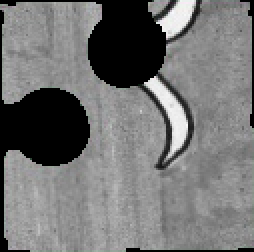
#> input picture segmented/piece_0.png, 127 x 126 px (shown 2 times larger); its folder holds 4 pictures in this run
$ python test_circle.py
#> lines starting #> are read from the running program, lines starting #| are printed output that depends on the picture; after the words box and inside, x2 and y2 are one past the last pixel; in counts of white or black regions, pixels touching at a corner belong together; long printed decimals are rounded
# test circle.py
import copy
import cv2 as cv
import numpy as np
import math
from matplotlib import pyplot as plt #import function library which will be used
import scipy.signal

for k in range(16):
	# part1 expand pieces to prepare for further processing
	pattern = cv.imread('./segmented/piece_'+str(k)+'.png')
#> pattern is the input picture: shape (126, 127, 3); mean B, G, R 115.7, 115.9, 115.7
	base = cv.imread('./segmented/piece_'+str(k)+'.png')
	rows = pattern.shape[0]
#> rows = 126
	cols = pattern.shape[1]
#> cols = 127
	pattern1=np.zeros([rows*3,cols*3,3],dtype=np.uint8)  #pattern will be turned to gray
	pattern2=np.zeros([rows*3,cols*3,3],dtype=np.uint8)  # remain colorful to be showed
	pattern1[150:150+rows,150:150+cols,:]=base
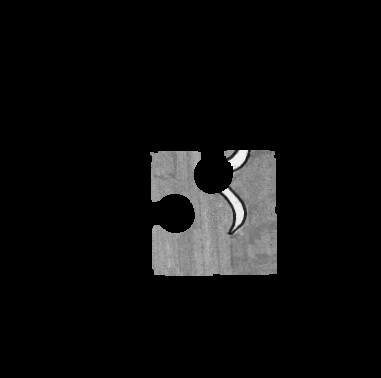
#> pattern1: shape (378, 381, 3); mean B, G, R 12.9, 12.9, 12.9
	pattern2[150:150+rows,150:150+cols,:]=base


	# part2 contour detect and draw out
	pattern1 = (0.3*pattern1[:,:,2] + 0.6*pattern1[:,:,1] + 0.1*pattern1[:,:,0]).astype(np.uint8)
#> pattern1: shape (378, 381)
	pattern1 = 255 * (pattern1 > 5 ).astype(np.uint8)
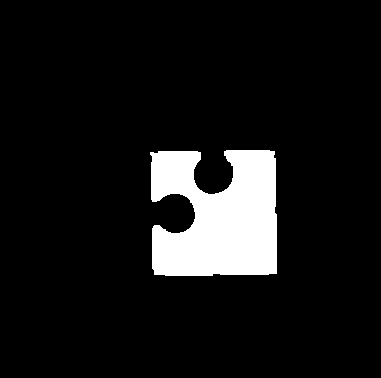
#> pattern1: shape (378, 381); 8.9% white; 1 white region
	contours_one,_ = cv.findContours(pattern1, cv.RETR_TREE,cv.CHAIN_APPROX_SIMPLE)    #contours_one store the primary contours
#> contours_one = 1 contour; box (x1, y1, x2, y2) and area: (150, 150, 277, 276) 12526
	for k in range(len(contours_one)-1,-1,-1):
		if len(contours_one[k])<10:
			contours_one.pop(k)
#> this loop made 1 pass


	# part3 smooth contour_one
	cnt_primary = contours_one[0]
#> cnt_primary = contour of 148 points, box (x1, y1, x2, y2) (150, 150, 277, 276), area 12526
	L_primary = cv.arcLength(cnt_primary,True)
#> L_primary = 692.4

	hull_primary = cv.convexHull(cnt_primary,returnPoints = False)
#> hull_primary = [147, 145, 140, 136, 135, 133, 128, 127, 125, 123, 62, 61, 56, 0]
	defects_primary = cv.convexityDefects(cnt_primary,hull_primary)
#> defects_primary = [[0, 56, 30, 11218], [56, 61, 58, 476], [62, 123, 95, 11258], [123, 125, 124, 324], [125, 127, 126, 232], [128, 133, 130, 507], [133, 135, 134, 222], [136, 140, 137, 503], [140, 145, 142, 471], [145, 147, 146, 201]]
	defects_primary=np.squeeze(defects_primary)
	# filter defects
	for i in range(defects_primary.shape[0]-1,-1,-1):
		s,e,f,d = defects_primary[i]
		start = tuple(cnt_primary[s][0])
		end = tuple(cnt_primary[e][0])
		far = tuple(cnt_primary[f][0])
		if d <= L_primary:
			defects_primary=np.delete(defects_primary,i,0)
			continue
		# print(d)         #to show convexity in pattern2
		cv.line(pattern2,start,end,[0,255,0],2)
		cv.circle(pattern2,far,5,[0,0,255],-1)
#> this loop made 10 passes
#> (s, e, f, d, start, end, far, defects_primary) on pass 9: (56, 61, 58, 476, (158, 151), (150, 152), (157, 153), [[0, 56, 30, 11218], [62, 123, 95, 11258]])
#> (s, e, f, d, start, end, far) on passes 1 to 6: (145, 147, 146, 201, (274, 151), (269, 150), (270, 151)), (140, 145, 142, 471, (275, 158), (274, 151), (273, 157)), (136, 140, 137, 503, (276, 214), (275, 158), (274, 212)), (133, 135, 134, 222, (268, 274), (276, 273), (269, 273)), (128, 133, 130, 507, (212, 275), (268, 274), (213, 273)), (125, 127, 126, 232, (154, 274), (165, 275), (164, 274))
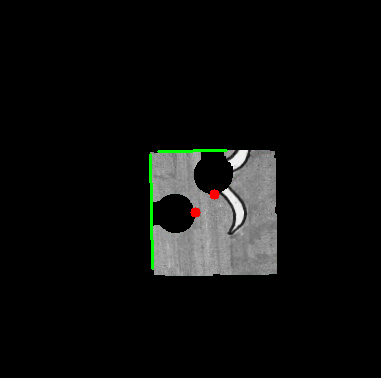
#> pattern2: shape (378, 381, 3); 0.5% of pixels changed, all inside (x1, y1, x2, y2) = (149, 149, 228, 270)
	cv.circle(pattern2,tuple(cnt_primary[0][0]),5,[0,0,255],-1)   #mark cnt[0]    # show the initial point
#> pattern2: shape (378, 381, 3); 0.06% of pixels changed, all inside (x1, y1, x2, y2) = (221, 145, 232, 156)
	cv.imshow('pattern2',pattern2)
	cv.waitKey(0)

	num_defects_primary=len(defects_primary)
#> num_defects_primary = 2
	num_cnt_primary=len(cnt_primary)
#> num_cnt_primary = 148

	f1=defects_primary[0][2]
#> f1 = 30
	f2=defects_primary[num_defects_primary-1][2]
#> f2 = 95
	index_firstlast=np.hstack((np.arange(0,f1-4),np.arange(f2+4,num_cnt_primary-1)))
#> index_firstlast = 74 values from 0 to 146
	cnt_firstlast=cnt_primary[index_firstlast]
#> cnt_firstlast = contour of 74 points, box (x1, y1, x2, y2) (152, 150, 277, 276), area 10090
	L = cv.arcLength(cnt_firstlast,True)
#> L = 493.1
	area = cv.contourArea(cnt_firstlast)
#> area = 10090
	flag = L*L/area/(4*math.pi)
#> flag = 1.92
	print(flag)
#| 1.918

	for i in range(num_defects_primary-1):
		f1=defects_primary[i][2]
		f2=defects_primary[i+1][2]
		cnt_twodefects =cnt_primary[f1+4:f2-4]
		L = cv.arcLength(cnt_twodefects,True)
		area = cv.contourArea(cnt_twodefects)
		flag = L*L/area/(4*math.pi)
		print(flag)
#> this loop made 1 pass
#> (f1, f2, L, area, flag) on pass 1: (30, 95, 218.1, 2095.5, 1.81)
#| 1.807
	print('\n')
	print('\n')
	print('\n')
#> pass 2 of the loop `for k in range(16):`:
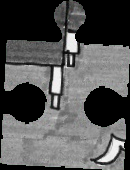
#> input picture segmented/piece_1.png, 130 x 170 px
#> pattern is the input picture: shape (170, 130, 3); mean B, G, R 83.5, 83.5, 83.4
#> `pattern1 = 255 * (pattern1 > 5 ).astype(np.uint8)`:
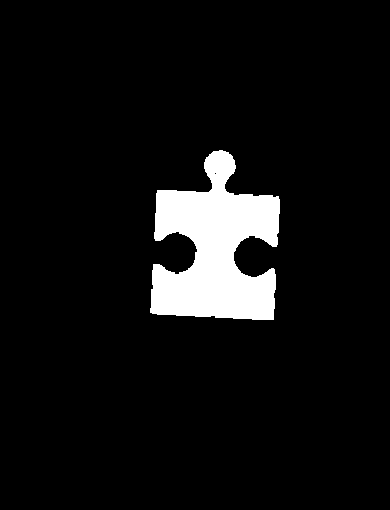
#> pattern1: shape (510, 390); 6.9% white; 1 white region
#> `contours_one,_ = cv.findContours(pattern1, cv.RETR_TREE,cv.CHAIN_APPRO..`: contours_one = 2 contours, 1 with area under 20; largest, box (x1, y1, x2, y2) and area: (150, 150, 280, 320) 13345
#> the loop `for k in range(len(contours_one)-1,-1,-1):` made 2 passes
#> k on pass 2: 0
#> after the loop `for k in range(len(contours_one)-1,-1,-1):`: contours_one = 1 contour; box (x1, y1, x2, y2) and area: (150, 150, 280, 320) 13345
#> cnt_primary = contour of 256 points, box (x1, y1, x2, y2) (150, 150, 280, 320), area 13345
#> L_primary = 805.1
#> hull_primary = [255, 251, 208, 206, 205, 128, 126, 125, 112, 110, 108, 107, 30, 28, 2, 0]
#> `defects_primary = cv.convexityDefects(cnt_primary,hull_primary)`: defects_primary = [[0, 2, 1, 210], [2, 28, 23, 7882], [28, 30, 29, 162], [30, 107, 65, 11255], [108, 110, 109, 114], [110, 112, 111, 201], [112, 125, 119, 511], [126, 128, 127, 232], [128, 205, 169, 11235], [206, 208, 207, 162], [208, 251, 226, 7856], [251, 255, 252, 162]]
#> the loop `for i in range(defects_primary.shape[0]-1,-1,-1):` made 12 passes
#> (s, e, f, d, start, end, far) on passes 1 to 7: (251, 255, 252, 162, (228, 152), (222, 150), (226, 152)), (208, 251, 226, 7856, (278, 196), (228, 152), (227, 192)), (206, 208, 207, 162, (279, 199), (278, 196), (278, 198)), (128, 205, 169, 11235, (274, 308), (279, 213), (233, 252)), (126, 128, 127, 232, (273, 319), (274, 308), (273, 309)), (112, 125, 119, 511, (157, 314), (252, 319), (214, 315)), (110, 112, 111, 201, (152, 313), (157, 314), (156, 313))
#> after the loop `for i in range(defects_primary.shape[0]-1,-1,-1):`:
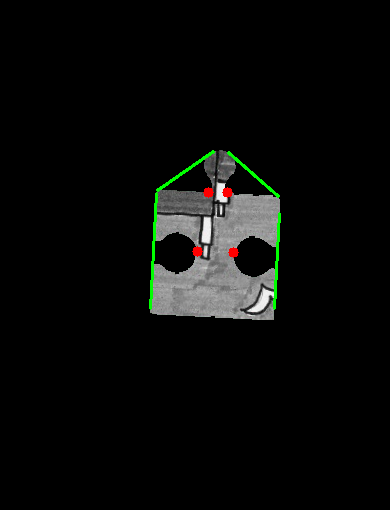
#> pattern2: shape (510, 390, 3); mean B, G, R 8.9, 10.4, 9.4
#> num_defects_primary = 4
#> num_cnt_primary = 256
#> `f1=defects_primary[0][2]`: f1 = 23
#> `f2=defects_primary[num_defects_primary-1][2]`: f2 = 226
#> cnt_firstlast = contour of 44 points, box (x1, y1, x2, y2) (204, 150, 236, 185), area 754
#> `L = cv.arcLength(cnt_firstlast,True)`: L = 106.8
#> `area = cv.contourArea(cnt_firstlast)`: area = 753.5
#> `flag = L*L/area/(4*math.pi)`: flag = 1.21
#| 1.205
#> the loop `for i in range(num_defects_primary-1):` made 3 passes
#> (f1, f2, L, area, flag) on passes 1 to 3: (23, 65, 178.2, 1303, 1.94), (65, 169, 375.7, 5924.5, 1.9), (169, 226, 200.1, 1918.5, 1.66)
#> (printed output is left out)
#> (the run stopped early here; a loop or call above may not have finished)
